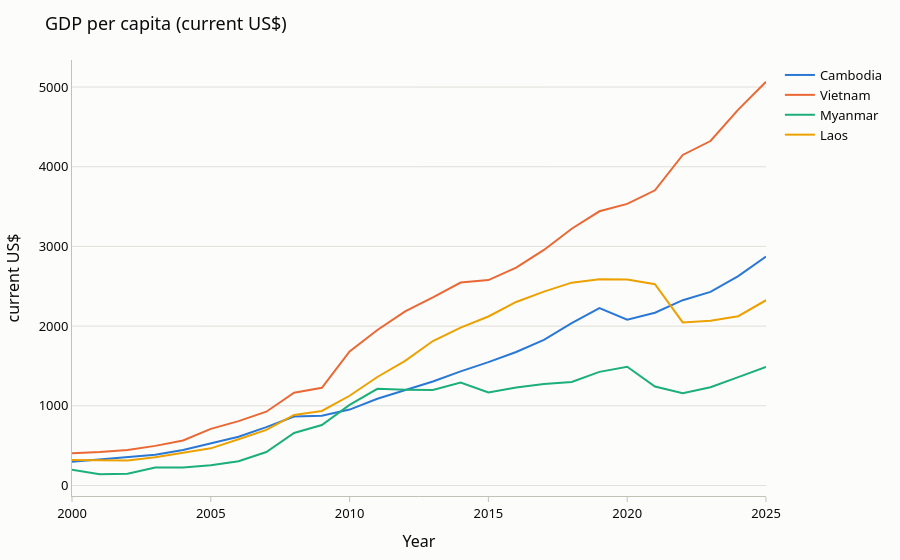

The notebook cell this image was saved under:
### Markdown cell above
### GDP per capita

GDP per capita in **current US$** is not adjusted for inflation or exchange-rate
changes, so it is good for comparing countries in the same year but overstates
real growth over time.

### Code cell
line_chart("NY.GDP.PCAP.CD").show()

### Figure 1 — Plotly figure (JSON) as saved in the notebook; plotly's stock layout.template omitted (floating-point values rounded to 4 significant figures)
{"data": [{"hovertemplate": "%{y:,.2f}", "legendgroup": "Cambodia", "line": {"color": "#2a78d6", "dash": "solid", "width": 2}, "marker": {"symbol": "circle"}, "mode": "lines", "name": "Cambodia", "orientation": "v", "showlegend": true, "type": "scatter", "x": [2000, 2001, 2002, 2003, 2004, 2005, 2006, 2007, 2008, 2009, 2010, 2011, 2012, 2013, 2014, 2015, 2016, 2017, 2018, 2019, 2020, 2021, 2022, 2023, 2024, 2025], "xaxis": "x", "y": [296.4, 327.5, 350.1, 386.7, 444.2, 525.8, 612.3, 731.7, 866.3, 875.7, 952.3, 1089.0, 1193.0, 1306.0, 1432.0, 1547.0, 1675.0, 1826.0, 2037.0, 2226.0, 2082.0, 2167.0, 2325.0, 2430.0, 2628.0, 2872.0], "yaxis": "y"}, {"hovertemplate": "%{y:,.2f}", "legendgroup": "Vietnam", "line": {"color": "#eb6834", "dash": "solid", "width": 2}, "marker": {"symbol": "circle"}, "mode": "lines", "name": "Vietnam", "orientation": "v", "showlegend": true, "type": "scatter", "x": [2000, 2001, 2002, 2003, 2004, 2005, 2006, 2007, 2008, 2009, 2010, 2011, 2012, 2013, 2014, 2015, 2016, 2017, 2018, 2019, 2020, 2021, 2022, 2023, 2024, 2025], "xaxis": "x", "y": [404.0, 419.2, 445.1, 497.1, 565.5, 710.7, 807.8, 925.6, 1164.0, 1226.0, 1683.0, 1951.0, 2185.0, 2360.0, 2546.0, 2578.0, 2735.0, 2956.0, 3222.0, 3441.0, 3534.0, 3704.0, 4148.0, 4323.0, 4717.0, 5066.0], "yaxis": "y"}, {"hovertemplate": "%{y:,.2f}", "legendgroup": "Myanmar", "line": {"color": "#1baf7a", "dash": "solid", "width": 2}, "marker": {"symbol": "circle"}, "mode": "lines", "name": "Myanmar", "orientation": "v", "showlegend": true, "type": "scatter", "x": [2000, 2001, 2002, 2003, 2004, 2005, 2006, 2007, 2008, 2009, 2010, 2011, 2012, 2013, 2014, 2015, 2016, 2017, 2018, 2019, 2020, 2021, 2022, 2023, 2024, 2025], "xaxis": "x", "y": [196.6, 141.5, 146.6, 224.3, 224.5, 252.7, 303.5, 419.4, 658.4, 758.4, 1011.0, 1214.0, 1203.0, 1199.0, 1293.0, 1167.0, 1229.0, 1273.0, 1298.0, 1426.0, 1490.0, 1243.0, 1158.0, 1233.0, 1359.0, 1489.0], "yaxis": "y"}, {"hovertemplate": "%{y:,.2f}", "legendgroup": "Laos", "line": {"color": "#eda100", "dash": "solid", "width": 2}, "marker": {"symbol": "circle"}, "mode": "lines", "name": "Laos", "orientation": "v", "showlegend": true, "type": "scatter", "x": [2000, 2001, 2002, 2003, 2004, 2005, 2006, 2007, 2008, 2009, 2010, 2011, 2012, 2013, 2014, 2015, 2016, 2017, 2018, 2019, 2020, 2021, 2022, 2023, 2024, 2025], "xaxis": "x", "y": [318.7, 320.3, 313.4, 355.1, 409.3, 466.1, 579.4, 697.3, 885.7, 935.0, 1126.0, 1362.0, 1564.0, 1813.0, 1981.0, 2121.0, 2303.0, 2432.0, 2545.0, 2589.0, 2584.0, 2526.0, 2046.0, 2067.0, 2124.0, 2325.0], "yaxis": "y"}], "layout": {"font": {"color": "#0b0b0b", "family": "system-ui, Segoe UI, sans-serif", "size": 13}, "hovermode": "x unified", "legend": {"title": {"text": ""}, "tracegroupgap": 0}, "margin": {"b": 40, "l": 60, "r": 20, "t": 60}, "paper_bgcolor": "#fcfcfb", "plot_bgcolor": "#fcfcfb", "title": {"text": "GDP per capita (current US$)"}, "xaxis": {"anchor": "y", "domain": [0.0, 1.0], "linecolor": "#c3c2b7", "showgrid": false, "tickcolor": "#c3c2b7", "ticks": "outside", "title": {"text": "Year"}}, "yaxis": {"anchor": "x", "domain": [0.0, 1.0], "gridcolor": "#e1e0d9", "linecolor": "#c3c2b7", "title": {"text": "current US$"}, "zeroline": false}}}
